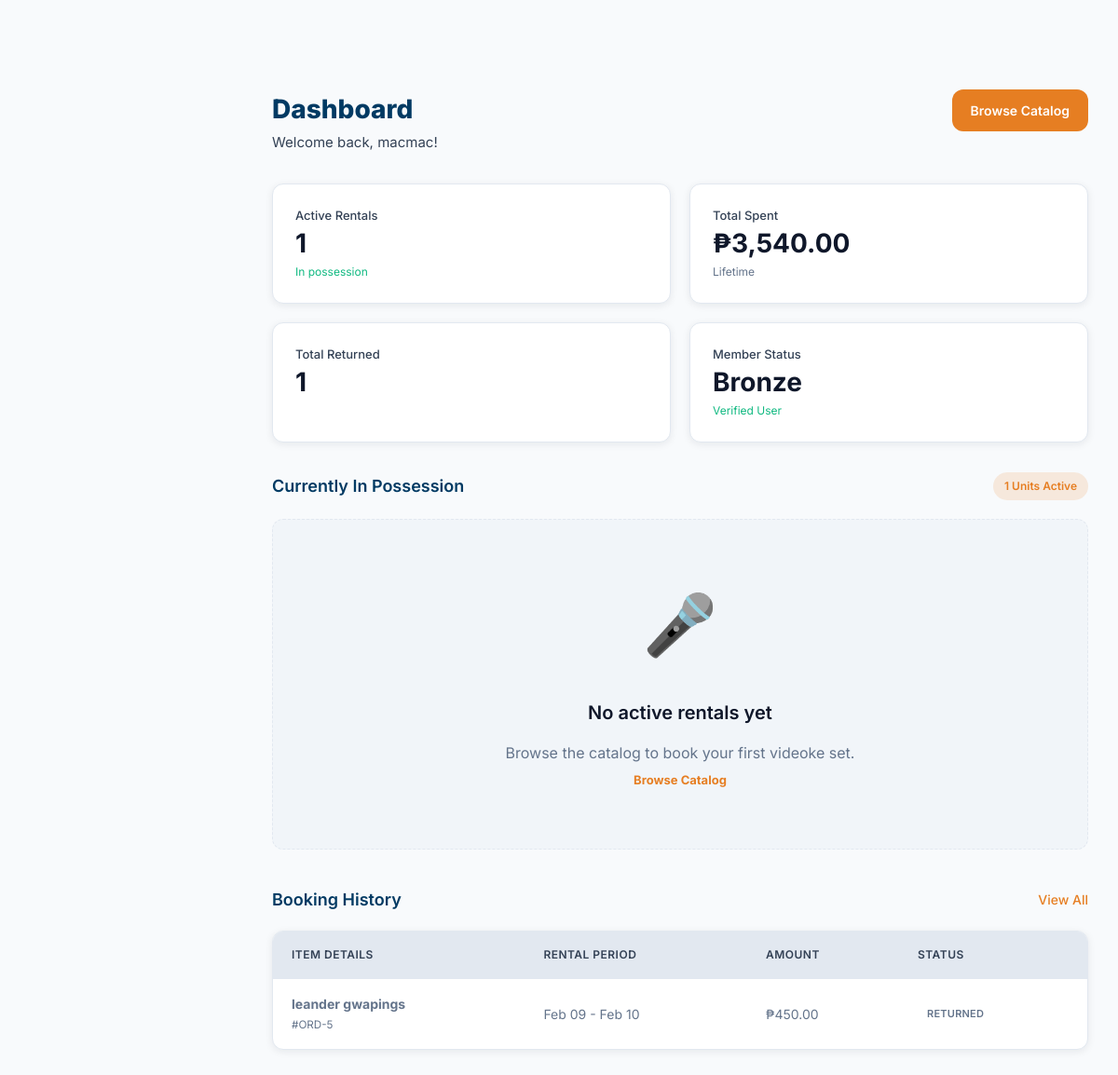
Screenshot of /client/dashboard/dashboard.php (signed in) with the database file from the repository.
### tables this page shows
CREATE TABLE `users` (
  `id` int(11) NOT NULL,
  `full_name` varchar(100) DEFAULT NULL,
  `email` varchar(100) NOT NULL,
  `phone` varchar(20) DEFAULT NULL,
  `password` varchar(255) NOT NULL,
  `profile_picture` longblob DEFAULT NULL,
  `id_front` longblob DEFAULT NULL,
  `id_back` longblob DEFAULT NULL,
  `address` text DEFAULT NULL,
  `role` enum('admin','customer') DEFAULT 'customer',
  `created_at` timestamp NOT NULL DEFAULT current_timestamp(),
  `updated_at` timestamp NOT NULL DEFAULT current_timestamp() ON UPDATE current_timestamp(),
  `reset_token` varchar(255) DEFAULT NULL,
  `reset_expiry` datetime DEFAULT NULL,
  `membership_level` varchar(20) DEFAULT 'Bronze'
);

CREATE TABLE `rental` (
  `order_id` int(11) NOT NULL,
  `user_id` int(11) DEFAULT NULL,
  `rental_status` varchar(50) DEFAULT NULL,
  `return_reason` text DEFAULT NULL,
  `extension_days` int(11) DEFAULT 0,
  `total_price` decimal(10,2) DEFAULT NULL,
  `late_fee` decimal(10,2) DEFAULT 0.00,
  `venue` varchar(255) DEFAULT NULL,
  `customer_address` text DEFAULT NULL,
  `start_date` date DEFAULT NULL,
  `end_date` date DEFAULT NULL,
  `driver_id` int(11) DEFAULT NULL
);

CREATE TABLE `item` (
  `item_id` int(11) NOT NULL,
  `item_name` varchar(255) NOT NULL,
  `description` text DEFAULT NULL,
  `category` varchar(100) DEFAULT NULL,
  `image` varchar(255) DEFAULT NULL,
  `rating` decimal(3,1) DEFAULT NULL,
  `reviews` int(11) DEFAULT NULL,
  `price_per_day` decimal(10,2) NOT NULL,
  `deposit` decimal(10,2) DEFAULT NULL,
  `condition` varchar(100) DEFAULT NULL,
  `status` varchar(50) DEFAULT 'Available',
  `maintenance_notes` text DEFAULT NULL,
  `total_times_rented` int(11) DEFAULT 0,
  `total_units` int(11) NOT NULL DEFAULT 1,
  `available_units` int(11) NOT NULL DEFAULT 1,
  `repairing_units` int(11) NOT NULL DEFAULT 0,
  `is_visible` tinyint(1) NOT NULL DEFAULT 1,
  `is_featured` tinyint(1) NOT NULL DEFAULT 0,
  `tags` text DEFAULT NULL
);

### client/dashboard/dashboard.php (the view, shortened to what this page needs)
<?php
include '../../shared/php/db_connection.php';
$user_id = $_SESSION['user_id'];
$user_query = mysqli_query($conn, "SELECT full_name, email, phone, address, profile_picture, created_at, membership_level FROM USERS WHERE id = $user_id");
$user_data = mysqli_fetch_assoc($user_query) ?: [
    'full_name'        => 'User',
    'email'            => '',
    'phone'            => '',
    'address'          => '',
    'profile_picture'  => null,
    'created_at'       => null,
    'membership_level' => 'Bronze',
];
$res_spent   = mysqli_query($conn, "SELECT SUM(total_price) AS total FROM RENTAL WHERE user_id = $user_id");
$total_spent = ($res_spent && ($row = mysqli_fetch_assoc($res_spent))) ? (float) $row['total'] : 0;
$res_active   = mysqli_query($conn, "SELECT COUNT(*) AS active_count FROM RENTAL WHERE user_id = $user_id AND rental_status IN ('Active','Rented', 'Pending Extension')");
$active_count = ($res_active && ($row = mysqli_fetch_assoc($res_active))) ? (int) $row['active_count'] : 0;
$res_upcoming     = mysqli_query($conn, "SELECT COUNT(*) AS upcoming FROM RENTAL WHERE user_id = $user_id AND rental_status IN ('Returned')");
$upcoming_returns = ($res_upcoming && ($row = mysqli_fetch_assoc($res_upcoming))) ? (int) $row['upcoming'] : 0;
$active_rentals_query = "SELECT r.*, i.item_name FROM RENTAL r
                         LEFT JOIN RENTAL_ITEM ri ON r.order_id = ri.order_id
                         LEFT JOIN ITEM i ON ri.item_id = i.item_id
                         WHERE r.user_id = $user_id AND r.rental_status IN ('Booked','Rented', 'Pending Extension')
                         GROUP BY r.order_id";
$active_result = mysqli_query($conn, $active_rentals_query);
$history_query = "SELECT r.*, i.item_name FROM RENTAL r
                  LEFT JOIN RENTAL_ITEM ri ON r.order_id = ri.order_id
                  LEFT JOIN ITEM i ON ri.item_id = i.item_id
                  WHERE r.user_id = $user_id
                  AND r.rental_status IN ('Booked', 'Returned', 'Extended')
                  ORDER BY r.start_date DESC LIMIT 5";
$history_result = mysqli_query($conn, $history_query);
$member_status = $user_data['membership_level'] ?? 'Bronze';
?>
<!DOCTYPE html>
<html lang="en">
<head>
    <link rel="stylesheet" href="../../shared/css/theme.css">
    <link rel="stylesheet" href="../../shared/css/globals.css">
    <link rel="stylesheet" href="../dashboard/dashboard.css">
</head>
<body>
    <div class="app-container">
        <main class="main-content">
            <div class="content-area">
                <div class="page-header-dashboard">
                    <div class="page-header-info">
                        <h1 class="page-title">Dashboard</h1>
                        <p class="page-subtitle">Welcome back, <?php echo htmlspecialchars($user_data['full_name']); ?>!</p>
                    </div>
                    <div class="page-header-actions">
                        <a href="../catalog/catalog.php" class="btn-new">Browse Catalog</a>
                    </div>
                </div>
                <section class="kpi-panel">
                    <div class="kpi-row">
                        <article class="kpi-card">
                            <div class="kpi-content">
                                <div class="kpi-label">Active Rentals</div>
                                <div class="kpi-value"><?php echo $active_count; ?></div>
                                <div class="kpi-sub positive">In possession</div>
                            </div>
                        </article>
                        <article class="kpi-card">
                            <div class="kpi-content">
                                <div class="kpi-label">Total Spent</div>
                                <div class="kpi-value">₱<?php echo number_format($total_spent, 2); ?></div>
                                <div class="kpi-sub">Lifetime</div>
                            </div>
                        </article>
                        <article class="kpi-card">
                            <div class="kpi-content">
                                <div class="kpi-label">Total Returned</div>
                                <div class="kpi-value"><?php echo $upcoming_returns; ?></div>
                            </div>
                        </article>
                        <article class="kpi-card">
                            <div class="kpi-content">
                                <div class="kpi-label">Member Status</div>
                                <div class="kpi-value"><?php echo htmlspecialchars($member_status); ?></div>
                                <div class="kpi-sub positive">Verified User</div>
                            </div>
                        </article>
                    </div>
                </section>
                <section class="active-rentals-section">
                    <div class="section-header">
                        <h2 class="section-title">Currently In Possession</h2>
                        <span class="units-badge"><?php echo $active_count; ?> Units Active</span>
                    </div>
                    <div class="rental-cards-row">
                        <?php if (mysqli_num_rows($active_result) > 0): ?>
                            <?php while($row = mysqli_fetch_assoc($active_result)): ?>
                            <article class="rental-card">
                                <div class="card-top">
                                    <div class="card-info">
                                        <?php if($row['rental_status'] == 'Pending Extension'): ?>
                                            <span class="badge status-pending">EXTENSION PENDING</span>
                                        <?php else: ?>
                                            <span class="badge status-rented">ACTIVE</span>
                                        <?php endif; ?>
                                        <h3 class="card-title"><?php echo htmlspecialchars($row['item_name']); ?></h3>
                                        <div class="card-meta">Due: <?php echo date('M d, Y', strtotime($row['end_date'])); ?></div>
                                    </div>
                                </div>
                            </article>
                            <?php endwhile; ?>
                        <?php else: ?>
                            <div class="empty-state empty-state-card">
                                <div class="empty-state-icon">🎤</div>
                                <h3 class="empty-state-title">No active rentals yet</h3>
                                <p class="empty-state-text">Browse the catalog to book your first videoke set.</p>
                                <a href="../catalog/catalog.php" class="empty-state-link">Browse Catalog</a>
                            </div>
                        <?php endif; ?>
                    </div>
                </section>
                <section class="history-section" style="margin-top: 40px;">
                    <div class="section-header">
                        <h2 class="section-title">Booking History</h2>
                        <a href="../bookinghistory/bookinghistory.php" class="view-all-link">View All</a>
                    </div>
                    <div class="history-panel">
                        <table class="history-table">
                            <thead>
                                <tr>
                                    <th>Item Details</th>
                                    <th>Rental Period</th>
                                    <th>Amount</th>
                                    <th>Status</th>
                                </tr>
                            </thead>
                            <tbody>
                                <?php if (mysqli_num_rows($history_result) > 0): ?>
                                    <?php while($row = mysqli_fetch_assoc($history_result)):
                                        $status_raw = $row['rental_status'];
                                        $status_class = strtolower($status_raw);
                                    ?>
                                    <tr>
                                        <td><strong><?php echo htmlspecialchars($row['item_name']); ?></strong><br><small>#ORD-<?php echo $row['order_id']; ?></small></td>
                                        <td><?php echo date('M d', strtotime($row['start_date'])) . " - " . date('M d', strtotime($row['end_date'])); ?></td>
                                        <td>₱<?php echo number_format($row['total_price'], 2); ?></td>
                                        <td><span class="status-pill status-<?php echo $status_class; ?>"><?php echo strtoupper($status_raw); ?></span></td>
                                    </tr>
                                    <?php endwhile; ?>
                                <?php endif; ?>
                            </tbody>
                        </table>
                    </div>
                </section>
            </div>
        </main>
    </div>
</body>
</html>

### shared/css/theme.css (style rules this page uses)
:root { --brand-primary: #013A63; --brand-primary-light: #014F86; --brand-primary-dark: #012A4A; --accent: #E67E22; --accent-hover: #D35400; --accent-light: #FFAA60; --accent-soft: #FFA970; --accent-muted: rgba(230, 126, 34, 0.15); --bg-primary: #F8FAFC; --bg-secondary: #F1F5F9; --bg-tertiary: #E2E8F0; --bg-card: #FFFFFF; --bg-elevated: #FFFFFF; --nav-bg: #013A63; --nav-bg-scroll: rgba(1, 58, 99, 0.98); --hero-top: #0A1628; --hero-bottom: #013A63; --panel-bg: #1e293b; --panel-border: rgba(255, 255, 255, 0.1); --footer-bg: #0F172A; --footer-text: #CBD5E1; --text-primary: #0F172A; --text-secondary: #334155; --text-tertiary: #64748B; --text-muted: #94A3B8; --text-inverse: #F8FAFC; --text-on-nav: #FFFFFF; --border-light: #E2E8F0; --border-medium: #CBD5E1; --border-dark: rgba(255, 255, 255, 0.1); --border-color: #E2E8F0; --success: #10B981; --success-bg: #D1FAE5; --warning: #F59E0B; --warning-bg: #FEF3C7; --danger: #EF4444; --danger-bg: #FEE2E2; --info: #3B82F6; --info-bg: #DBEAFE; --container-width: 1440px; --container-width-fluid: calc(100% - 40px); --container-width-auth: 500px; --gutter: 20px; --radius: 12px; --radius-sm: 8px; --radius-lg: 16px; --radius-xl: 24px; --transition: all 0.3s cubic-bezier(0.4, 0, 0.2, 1); --transition-fast: all 0.15s ease; --transition-speed: 0.3s; --transition-theme: background-color 0.3s ease, color 0.3s ease, border-color 0.3s ease, box-shadow 0.3s ease; --shadow-sm: 0 1px 2px rgba(15, 23, 42, 0.04); --shadow-md: 0 4px 20px rgba(15, 23, 42, 0.06); --shadow-lg: 0 12px 40px rgba(15, 23, 42, 0.1); --shadow-xl: 0 20px 60px rgba(15, 23, 42, 0.12); --shadow-card: 0 2px 8px rgba(15, 23, 42, 0.08); --shadow-elevated: 0 8px 30px rgba(15, 23, 42, 0.12); --nav-primary: var(--nav-bg); --text: var(--text-inverse); --card-bg: var(--bg-card); --section-light: var(--bg-secondary); --panel: var(--panel-bg); --section-title: #0F172A; --section-text: #64748B; --card-title: #0F172A; --card-text: #64748B; --icon-fill: #0F172A; --tab-text: #64748B; --tab-border: #E2E8F0; --heading-primary: #013A63; --heading-secondary: #014F86; --page-header-start: #013A63; --page-header-end: #014F86; --dropdown-bg: #FFFFFF; --dropdown-border: rgba(0, 0, 0, 0.1); --dropdown-divider: rgba(0, 0, 0, 0.06); --dropdown-hover: rgba(0, 0, 0, 0.04); --dropdown-text: #0F172A; --dropdown-text-muted: #64748B; --dropdown-unread-bg: rgba(251, 112, 18, 0.08); }

### rows the page displays
users: full_name "macmac", membership_level "Bronze"
rental: item.item_name "leander gwapings", order_id "5", start_date "Feb 09", end_date "Feb 10", total_price "450.00", rental_status "RETURNED"

### other values shown
$active_count "1"
$total_spent "3,540.00"
$upcoming_returns "1"
